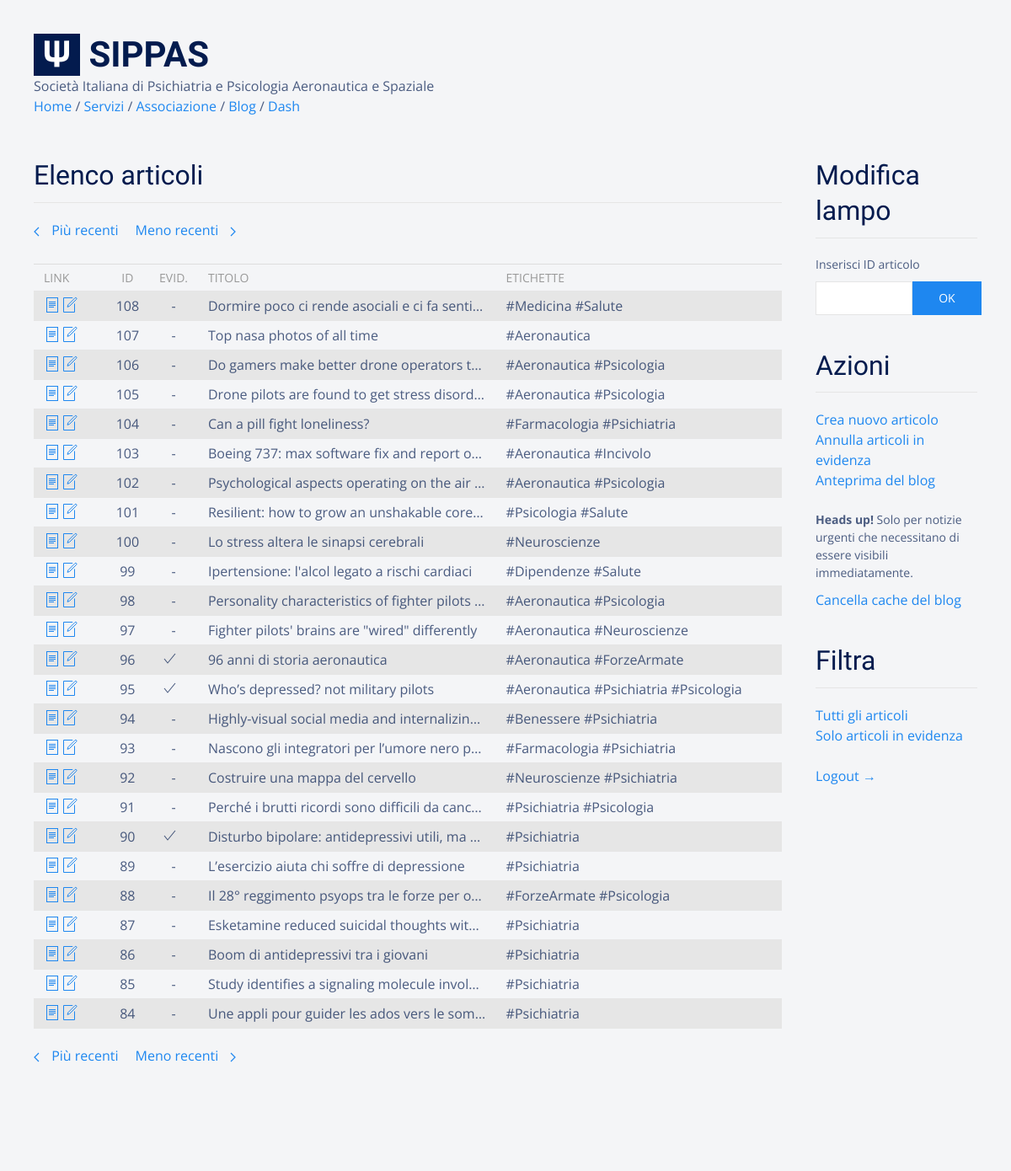
The app's page /blog/dashboard (signed in), older data.
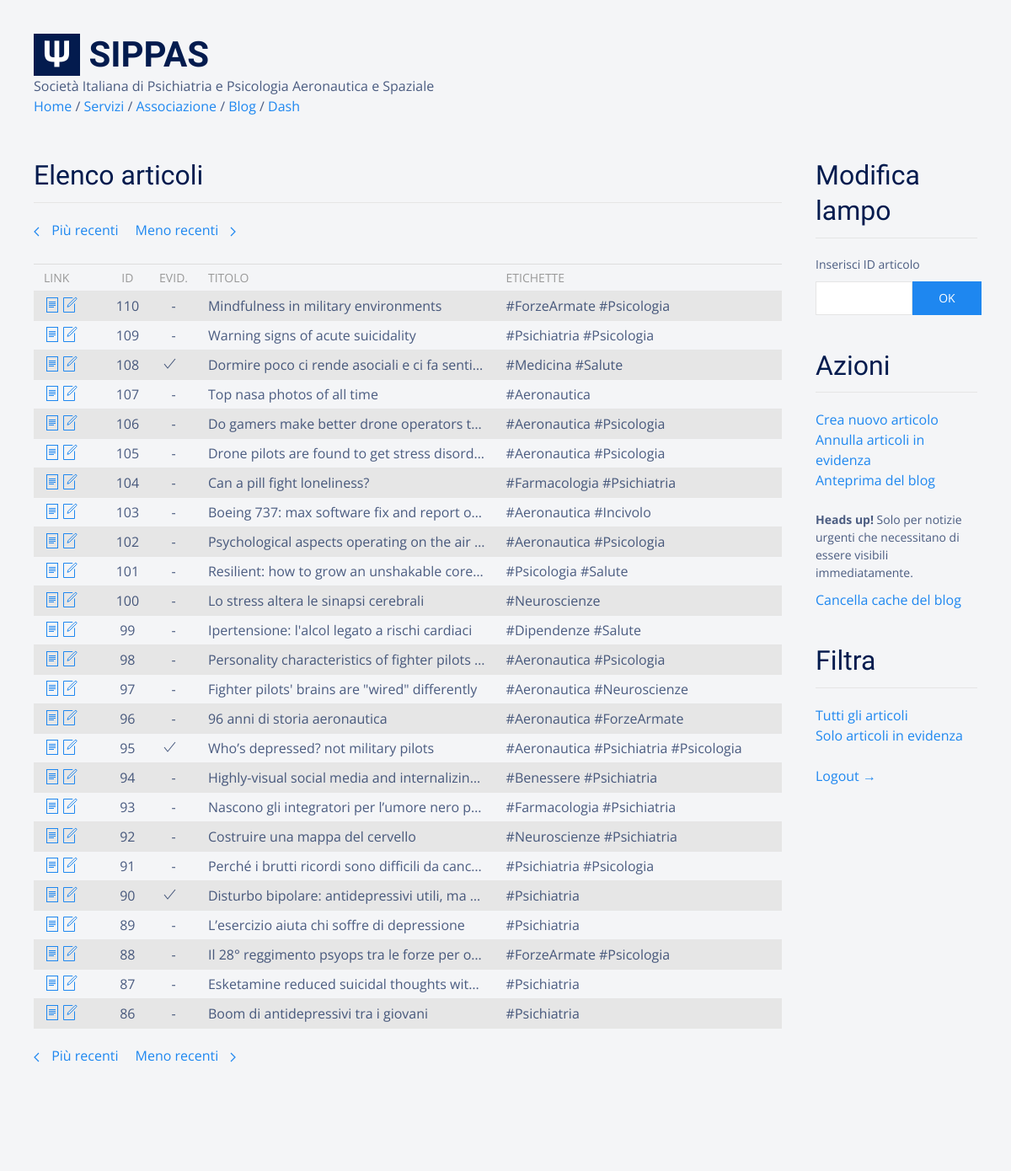
The same page, newer data.
### tables this page shows
CREATE TABLE "posts" (
  "id" integer NOT NULL,
  "title" text,
  "body" TEXT,
  "teaser" text,
  "tags" TEXT,
  "is_sticky" integer,
  "author" text,
  "created_at" TEXT,
  "updated_at" text,
  "published_at" TEXT,
  PRIMARY KEY ("id")
);

### flaskApp/blueprints/blog/routes.py (the view)
@bp_blog.route("/dashboard", methods=["get","post"])
@login_required
@has_role(["author", "editor", "admin"])
def dashboard():
  form = PostQuickEdit()
  if form.validate_on_submit():
    return redirect(url_for("blog.edit_post", id=form.id.data))
  posts = query_db("SELECT * FROM posts ORDER BY id DESC LIMIT ?", [ DASHBOARD_PAGE_SIZE ])
  return render_template("blog/dashboard.html", posts=posts, form=form)

### flaskApp/blueprints/blog/forms.py
class PostQuickEdit(FlaskForm):
  id = IntegerField(
    label = "Id dell'articolo"
  )

### flaskApp/blueprints/users/models.py (called while the page is built)
  @login_manager.user_loader
  def load_user(id):
    user = query_db("SELECT * FROM users WHERE id = ?", [id], one=True)
    if user:
        return User(**user)
    else:
        return None

### flaskApp/db/sqlite.py (called while the page is built)
def dict_factory(cursor, row):
  d = {}
  for idx, col in enumerate(cursor.description):
    d[col[0]] = row[idx]
  return d

def get_db():
  if "db" not in g:
    g.db = sqlite3.connect(
      db_path,
      detect_types=sqlite3.PARSE_DECLTYPES,
      isolation_level="DEFERRED"
    )
    g.db.cursor().execute("PRAGMA journal_mode=WAL")
    g.db.row_factory = dict_factory
  return g.db

def query_db(query, args=(), one=False):
  with closing(get_db().cursor().execute(query, args)) as cur:
    rv = cur.fetchall()
    return (rv[0] if rv else None) if one else rv

### flaskApp/blueprints/blog/templates/blog/dashboard.html (shortened to what the changed rows need)
{% extends 'base.html' %}
{% from "_formhelpers.html" import render_field %}
{% block content %}
<div class="uk-section">
  <div class="uk-grid uk-margin-large-bottom">
    <div class="uk-width-4-5@m">
      <h2 class="uk-heading-divider">Elenco articoli</h2>
      <table class="uk-table uk-table-small uk-table-striped uk-margin-remove-top">
        <thead>
          <tr>
            <th style="width:10%">LINK</th>
            <th class="uk-visible@s uk-text-center" style="width:3%">Id</th>
            <th class="uk-visible@s uk-text-center" style="width:3%">Evid.</th>
            <th style="width:43%">Titolo</th>
            <th class="uk-visible@m" style="width:42%">Etichette</th>
          </tr>
        </thead>
        <tbody>
          {% for p in posts %}
          <tr>
            <td>
              <a href="{{ url_for('blog.view_post', id=p.id) }}"><span uk-icon="file-text"></span></a><a
                href="{{ url_for('blog.edit_post', id=p.id) }}"><span uk-icon="file-edit"></span></a>
            </td>
            <td class="uk-text-center uk-visible@s">
              {{ p.id }}
            </td>
            <td class="uk-text-center uk-visible@s">
              {% if p.is_sticky %}
              <span class="uk-margin-small-right" uk-icon="check"></span>
              {% else %}
              <span>-</span>
              {% endif %}
            </td>
            <td class="uk-text-truncate">
              {{ p.title | capitalize }}
            </td>
            <td class="uk-text-truncate uk-visible@m">
              {{ p.tags }}
            </td>
          </tr>
          {% else %}
          <tr>
            <td class="uk-text-muted uk-text-small uk-text-center" colspan="4" style="font-style: italic">
              nessun articolo trovato
            </td>
          </tr>
          {% endfor %}
        </tbody>
      </table>
    </div>
    <div class="uk-width-expand">
      <div class=" uk-margin-medium-bottom">
        <h2 class="uk-heading-divider">Modifica lampo</h2>
      </div>
      <div class=" uk-margin-medium-bottom">
        <h2 class="uk-heading-divider">Azioni</h2>
        <a href="{{ url_for('blog.create_post') }}">Crea nuovo articolo</a><br>
        <a href="{{ url_for('blog.reset_stickies') }}">Annulla articoli in evidenza</a><br>
        <a href="{{ url_for('blog.blog_preview') }}">Anteprima del blog</a><br><br>
      </div>
      <div class=" uk-margin-medium-bottom">
        <h2 class="uk-heading-divider">Filtra</h2>
        <a href="{{ url_for('blog.dashboard') }}">Tutti gli articoli</a><br>
        <a href="{{ url_for('blog.dashboard_sticky') }}">Solo articoli in evidenza</a><br><br>
      </div>
    </div>
  </div>
</div>
{% endblock %}

Row changes from the older to the newer data that the page shows:
no longer on this page (row unchanged): posts: id "85", title "Study identifies a signaling molecule involv…", tags "#Psichiatria"
no longer on this page (row unchanged): posts: id "84", title "Une appli pour guider les ados vers le som…", tags "#Psichiatria"
added posts: id "110", title "Mindfulness in military environments", tags "#ForzeArmate #Psicologia"
added posts: id "109", title "Warning signs of acute suicidality", tags "#Psichiatria #Psicologia"
changed posts "#Medicina #Salute": no longer shows "-"
changed posts "96 anni di storia aeronautica": now shows "-"
